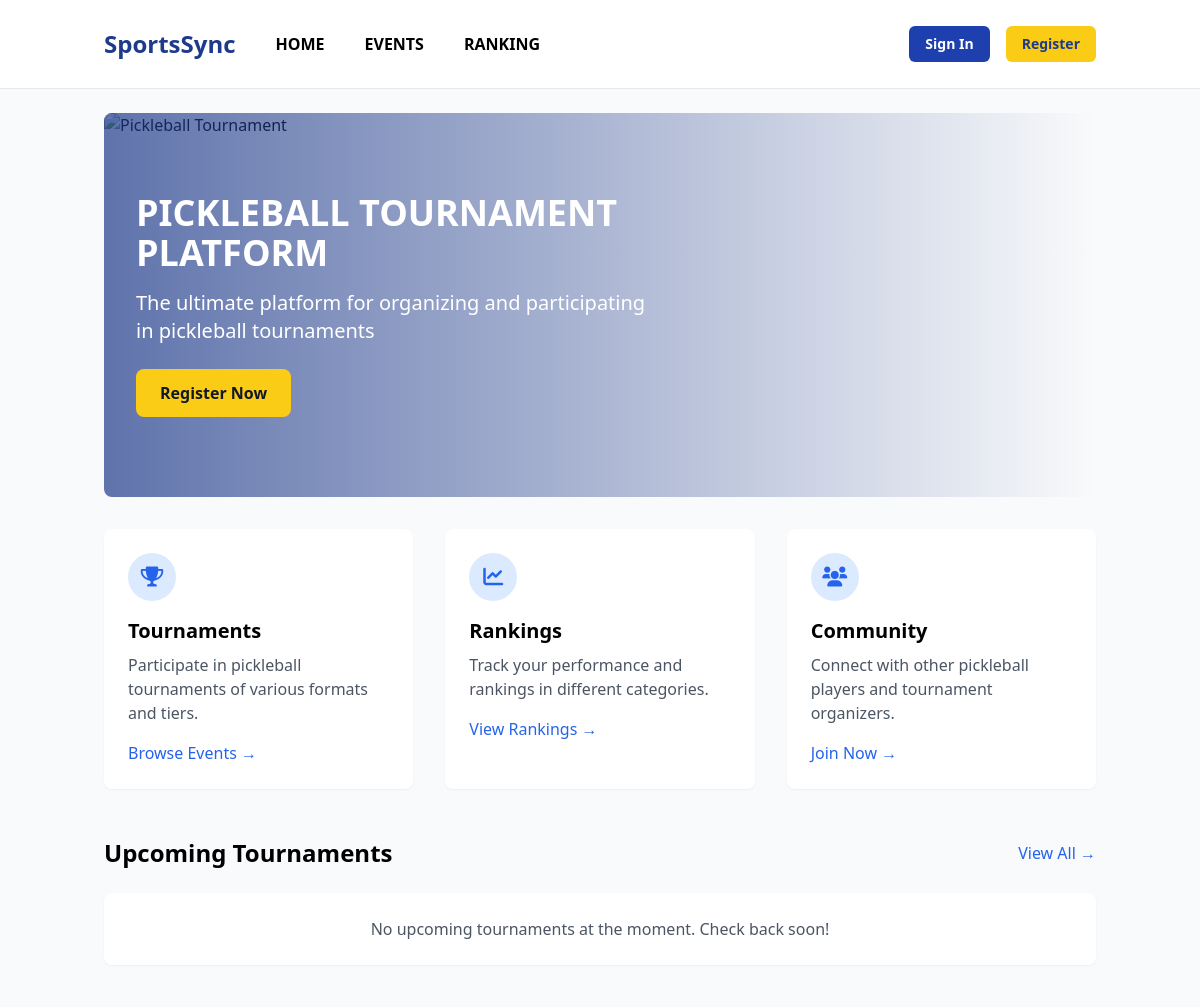
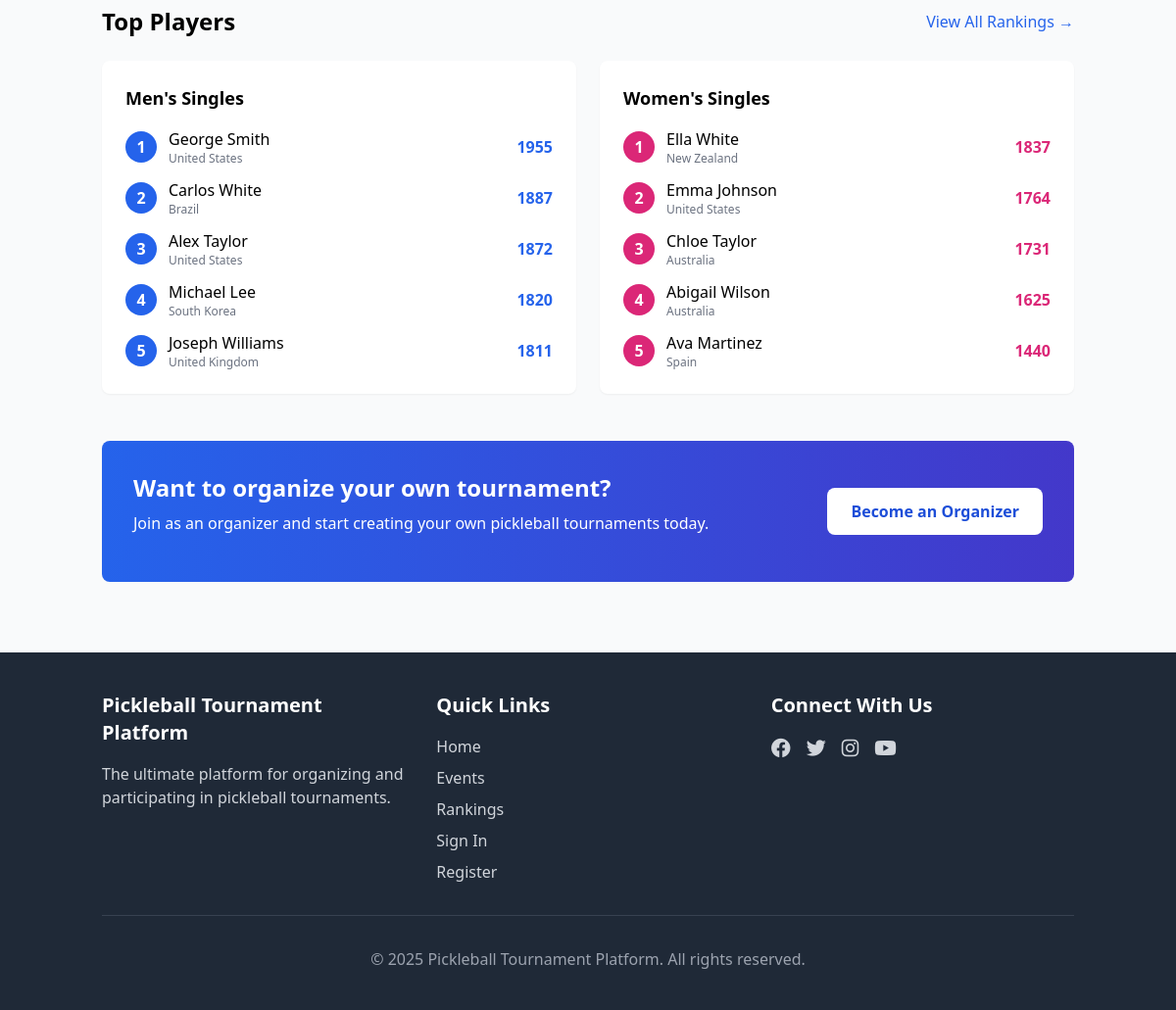
/index, run on the app's committed database (2 pictures, top to bottom).
### app/models.py (models this page shows, shortened)
class PlayerProfile(db.Model):
    id = db.Column(db.Integer, primary_key=True)
    user_id = db.Column(db.Integer, db.ForeignKey('user.id'))
    full_name = db.Column(db.String(100), nullable=False)
    country = db.Column(db.String(100))
    city = db.Column(db.String(100))
    age = db.Column(db.Integer)
    bio = db.Column(db.Text)
    plays = db.Column(db.String(50))  # Right-handed, Left-handed
    height = db.Column(db.String(20))  # Height in ft and inches
    paddle = db.Column(db.String(100))  # Paddle model they use
    profile_image = db.Column(db.String(255))
    action_image = db.Column(db.String(255))
    banner_image = db.Column(db.String(255))
    instagram = db.Column(db.String(255))
    facebook = db.Column(db.String(255))
    twitter = db.Column(db.String(255))
    turned_pro = db.Column(db.Integer)
    mens_singles_points = db.Column(db.Integer, default=0)
    womens_singles_points = db.Column(db.Integer, default=0)
    mens_doubles_points = db.Column(db.Integer, default=0)
    womens_doubles_points = db.Column(db.Integer, default=0)
    mixed_doubles_points = db.Column(db.Integer, default=0)
    registrations = db.relationship('Registration',
                                    backref='player',
                                    lazy='dynamic',
                                    foreign_keys='Registration.player_id')
    partner_registrations = db.relationship('Registration',
                                            backref='partner',
                                            lazy='dynamic',
                                            foreign_keys='Registration.partner_id')

### app/main/routes.py (the view)
@bp.route('/')
@bp.route('/index')
def index():
    featured_tournament = Tournament.query.filter_by(is_featured=True).first()
    if not featured_tournament:
        featured_tournament = Tournament.query.filter_by(status=TournamentStatus.UPCOMING).order_by(Tournament.start_date).first()
    upcoming_tournaments = Tournament.query.filter_by(status=TournamentStatus.UPCOMING).order_by(Tournament.start_date).limit(3).all()
    top_mens_singles = PlayerProfile.query.order_by(PlayerProfile.mens_singles_points.desc()).limit(5).all()
    top_womens_singles = PlayerProfile.query.order_by(PlayerProfile.womens_singles_points.desc()).limit(5).all()
    top_mens_doubles = PlayerProfile.query.order_by(PlayerProfile.mens_doubles_points.desc()).limit(5).all()
    top_womens_doubles = PlayerProfile.query.order_by(PlayerProfile.womens_doubles_points.desc()).limit(5).all()
    top_mixed_doubles = PlayerProfile.query.order_by(PlayerProfile.mixed_doubles_points.desc()).limit(5).all()
    featured_platform_sponsors = PlatformSponsor.query.filter_by(is_featured=True).all()
    featured_venues = Venue.query.filter_by(is_featured=True).limit(3).all()
    hero_ads = Advertisement.query.filter_by(
        position='hero',
        is_active=True
    ).filter(
        Advertisement.start_date <= datetime.utcnow(),
        Advertisement.end_date >= datetime.utcnow()
    ).all()
    sidebar_ads = Advertisement.query.filter_by(
        position='sidebar',
        is_active=True
    ).filter(
        Advertisement.start_date <= datetime.utcnow(),
        Advertisement.end_date >= datetime.utcnow()
    ).all()
    return render_template('main/index.html',
                          title='Home',
                          featured_tournament=featured_tournament,
                          upcoming_tournaments=upcoming_tournaments,
                          top_mens_singles=top_mens_singles,
                          top_womens_singles=top_womens_singles,
                          top_mens_doubles=top_mens_doubles,
                          top_womens_doubles=top_womens_doubles,
                          top_mixed_doubles=top_mixed_doubles,
                          featured_platform_sponsors=featured_platform_sponsors,
                          featured_venues=featured_venues,
                          hero_ads=hero_ads,
                          sidebar_ads=sidebar_ads,
                          now=datetime.now())

### app/templates/main/index.html (shortened to what this page needs)
{% extends "base.html" %}
{% block content %}
<div class="relative w-full h-96 rounded-lg overflow-hidden mb-8">
    <div class="absolute inset-0 bg-gradient-to-r from-blue-900/70 to-transparent flex items-center">
        <div class="px-8 max-w-xl">
            <h1 class="text-4xl font-bold text-white mb-4">PICKLEBALL TOURNAMENT PLATFORM</h1>
            <p class="text-xl text-white mb-6">The ultimate platform for organizing and participating in pickleball tournaments</p>
            <div class="flex space-x-4">
                {% if not current_user.is_authenticated %}
                    <a href="{{ url_for('auth.register') }}" class="px-6 py-3 bg-yellow-400 text-gray-900 rounded-lg hover:bg-yellow-500 transition font-bold">Register Now</a>
                {% else %}
                    <a href="{{ url_for('main.events') }}" class="px-6 py-3 bg-yellow-400 text-gray-900 rounded-lg hover:bg-yellow-500 transition font-bold">View Events</a>
                {% endif %}
            </div>
        </div>
    </div>
    <img src="/static/uploads/banners/hero.jpg" alt="Pickleball Tournament" class="w-full h-full object-cover">
</div>
<div class="grid grid-cols-1 md:grid-cols-3 gap-8 mb-12">
    <div class="bg-white p-6 rounded-lg shadow-sm">
        <div class="w-12 h-12 bg-blue-100 rounded-full flex items-center justify-center mb-4">
            <i class="fas fa-trophy text-blue-600 text-xl"></i>
        </div>
        <h3 class="text-xl font-bold mb-2">Tournaments</h3>
        <p class="text-gray-600 mb-4">Participate in pickleball tournaments of various formats and tiers.</p>
        <a href="{{ url_for('main.events') }}" class="text-blue-600 hover:text-blue-800 font-medium">Browse Events →</a>
    </div>
    <div class="bg-white p-6 rounded-lg shadow-sm">
        <div class="w-12 h-12 bg-blue-100 rounded-full flex items-center justify-center mb-4">
            <i class="fas fa-chart-line text-blue-600 text-xl"></i>
        </div>
        <h3 class="text-xl font-bold mb-2">Rankings</h3>
        <p class="text-gray-600 mb-4">Track your performance and rankings in different categories.</p>
        <a href="{{ url_for('main.rankings') }}" class="text-blue-600 hover:text-blue-800 font-medium">View Rankings →</a>
    </div>
    <div class="bg-white p-6 rounded-lg shadow-sm">
        <div class="w-12 h-12 bg-blue-100 rounded-full flex items-center justify-center mb-4">
            <i class="fas fa-users text-blue-600 text-xl"></i>
        </div>
        <h3 class="text-xl font-bold mb-2">Community</h3>
        <p class="text-gray-600 mb-4">Connect with other pickleball players and tournament organizers.</p>
        {% if not current_user.is_authenticated %}
            <a href="{{ url_for('auth.register') }}" class="text-blue-600 hover:text-blue-800 font-medium">Join Now →</a>
        {% else %}
            <a href="{{ url_for('main.events') }}" class="text-blue-600 hover:text-blue-800 font-medium">Explore Events →</a>
        {% endif %}
    </div>
</div>
<div class="mb-12">
    <div class="flex justify-between items-center mb-6">
        <h2 class="text-2xl font-bold">Upcoming Tournaments</h2>
        <a href="{{ url_for('main.events') }}" class="text-blue-600 hover:text-blue-800">View All →</a>
    </div>
    <div class="grid grid-cols-1 md:grid-cols-2 lg:grid-cols-3 gap-6">
        {% for tournament in upcoming_tournaments %}
            <div class="bg-white rounded-lg overflow-hidden shadow-sm">
                <div class="h-40 bg-gray-200 relative">
                    {% if tournament.banner %}
                        <img src="{{ url_for('static', filename=tournament.banner) }}" alt="{{ tournament.name }}" class="w-full h-full object-cover">
                    {% else %}
                        <div class="w-full h-full flex items-center justify-center bg-gradient-to-r from-blue-500 to-indigo-600">
                            <span class="text-white text-xl font-bold">{{ tournament.name }}</span>
                        </div>
                    {% endif %}
                    <div class="absolute top-0 right-0 m-2 px-2 py-1 bg-{{ tournament.tier.value|lower }}-100 text-{{ tournament.tier.value|lower }}-800 rounded text-xs font-medium">
                        {{ tournament.tier.value }}
                    </div>
                </div>
                <div class="p-4">
                    <h3 class="font-bold text-lg mb-2">{{ tournament.name }}</h3>
                    <p class="text-gray-600 mb-2">{{ tournament.location }}</p>
                    <div class="flex justify-between items-center text-sm">
                        <span class="text-blue-600">{{ tournament.start_date.strftime('%b %d') }} - {{ tournament.end_date.strftime('%b %d, %Y') }}</span>
                        <a href="{{ url_for('main.tournament_detail', id=tournament.id) }}" class="text-blue-600 hover:text-blue-800 font-medium">Details →</a>
                    </div>
                </div>
            </div>
        {% else %}
            <div class="bg-white p-6 rounded-lg shadow-sm col-span-full">
                <p class="text-gray-600 text-center">No upcoming tournaments at the moment. Check back soon!</p>
            </div>
        {% endfor %}
    </div>
</div>
<div class="mb-12">
    <div class="flex justify-between items-center mb-6">
        <h2 class="text-2xl font-bold">Top Players</h2>
        <a href="{{ url_for('main.rankings') }}" class="text-blue-600 hover:text-blue-800">View All Rankings →</a>
    </div>
    <div class="grid grid-cols-1 md:grid-cols-2 gap-6">
        <div class="bg-white p-6 rounded-lg shadow-sm">
            <h3 class="font-bold text-lg mb-4">Men's Singles</h3>
            <div class="space-y-3">
                {% for player in top_mens_singles[:5] %}
                    <div class="flex items-center justify-between">
                        <div class="flex items-center">
                            <div class="w-8 h-8 bg-blue-600 text-white rounded-full flex items-center justify-center mr-3 font-bold">
                                {{ loop.index }}
                            </div>
                            <div>
                                <a href="{{ url_for('main.player_detail', id=player.id) }}" class="font-medium hover:text-blue-600">{{ player.full_name }}</a>
                                <div class="text-xs text-gray-500">{{ player.country }}</div>
                            </div>
                        </div>
                        <div class="font-bold text-blue-600">{{ player.mens_singles_points }}</div>
                    </div>
                {% else %}
                    <p class="text-gray-600 text-center">No rankings available.</p>
                {% endfor %}
            </div>
        </div>
        <div class="bg-white p-6 rounded-lg shadow-sm">
            <h3 class="font-bold text-lg mb-4">Women's Singles</h3>
            <div class="space-y-3">
                {% for player in top_womens_singles[:5] %}
                    <div class="flex items-center justify-between">
                        <div class="flex items-center">
                            <div class="w-8 h-8 bg-pink-600 text-white rounded-full flex items-center justify-center mr-3 font-bold">
                                {{ loop.index }}
                            </div>
                            <div>
                                <a href="{{ url_for('main.player_detail', id=player.id) }}" class="font-medium hover:text-blue-600">{{ player.full_name }}</a>
                                <div class="text-xs text-gray-500">{{ player.country }}</div>
                            </div>
                        </div>
                        <div class="font-bold text-pink-600">{{ player.womens_singles_points }}</div>
                    </div>
                {% else %}
                    <p class="text-gray-600 text-center">No rankings available.</p>
                {% endfor %}
            </div>
        </div>
    </div>
</div>
<div class="bg-gradient-to-r from-blue-600 to-indigo-700 rounded-lg p-8 mb-12 text-white">
    <div class="md:flex items-center justify-between">
        <div class="mb-6 md:mb-0 md:w-2/3">
            <h2 class="text-2xl font-bold mb-2">Want to organize your own tournament?</h2>
            <p class="mb-4">Join as an organizer and start creating your own pickleball tournaments today.</p>
        </div>
        <div class="md:w-1/3 text-center md:text-right">
            <a href="{{ url_for('auth.register') }}" class="inline-block px-6 py-3 bg-white text-blue-700 rounded-lg hover:bg-gray-100 transition font-bold">Become an Organizer</a>
        </div>
    </div>
</div>
{% endblock %}

### data on the page
PlayerProfile: full_name "George Smith", country "United States", mens_singles_points "1955"
PlayerProfile: full_name "Carlos White", country "Brazil", mens_singles_points "1887"
PlayerProfile: full_name "Alex Taylor", country "United States", mens_singles_points "1872"
PlayerProfile: full_name "Michael Lee", country "South Korea", mens_singles_points "1820"
PlayerProfile: full_name "Joseph Williams", country "United Kingdom", mens_singles_points "1811"
PlayerProfile: full_name "Ella White", country "New Zealand", womens_singles_points "1837"
PlayerProfile: full_name "Emma Johnson", country "United States", womens_singles_points "1764"
PlayerProfile: full_name "Chloe Taylor", country "Australia", womens_singles_points "1731"
PlayerProfile: full_name "Abigail Wilson", country "Australia", womens_singles_points "1625"
PlayerProfile: full_name "Ava Martinez", country "Spain", womens_singles_points "1440"
